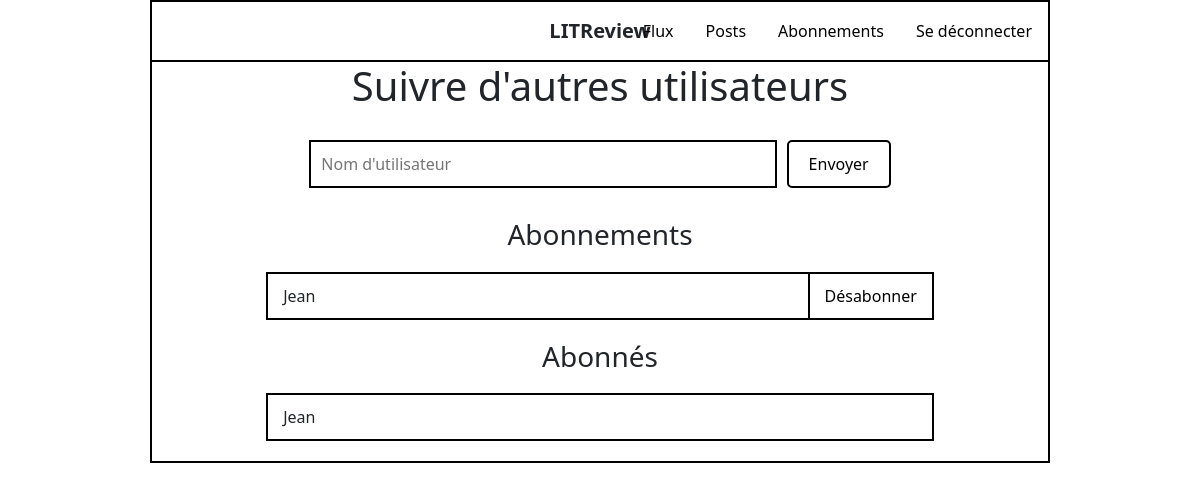
/social/subscriptions/ (signed in), run on an earlier commit of the app's database.
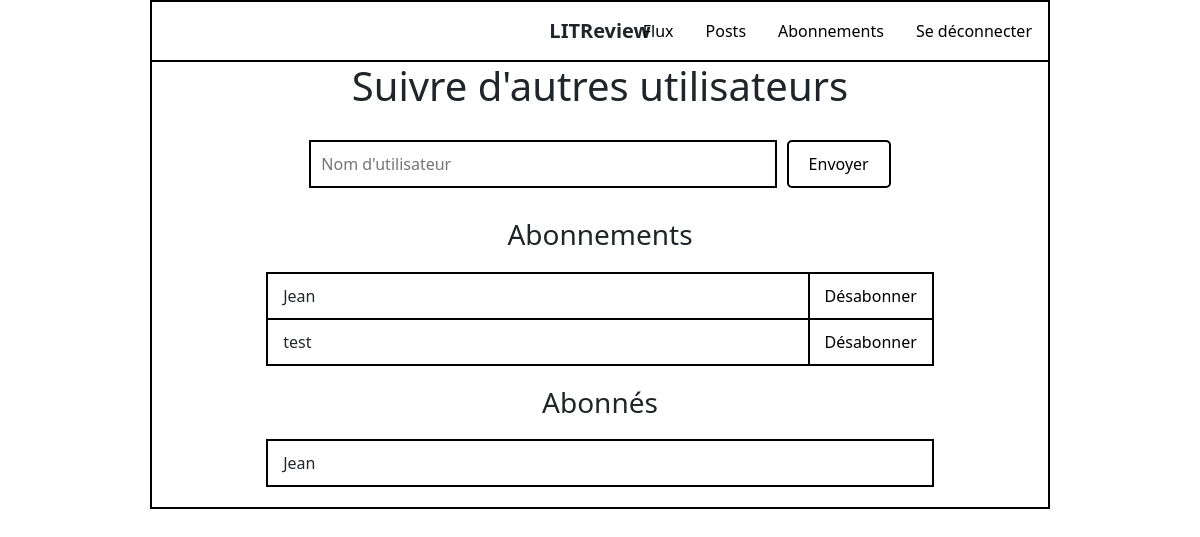
And on a later commit of the database.
### social/models.py (models this page shows)
class UserFollows(models.Model):
    user = models.ForeignKey(settings.AUTH_USER_MODEL,
                             related_name='following', on_delete=models.CASCADE)
    followed_user = models.ForeignKey(settings.AUTH_USER_MODEL,
                                      related_name='followed_by', on_delete=models.CASCADE)
    class Meta:
        constraints = [
            UniqueConstraint(fields=['user', 'followed_user'], name='unique_follow'),
            CheckConstraint(check=~models.Q(user=models.F('followed_user')),
                            name='prevent_self_follow')
        ]

### authentication/models.py (models this page shows, shortened)
class User(AbstractUser):
    follows = models.ManyToManyField(
        'self',
        symmetrical=False,
        verbose_name='suit',
        through='social.UserFollows'
    )
    class Meta:
        verbose_name = 'Utilisateur'
        verbose_name_plural = 'Utilisateurs'

### social/views.py (the view, shortened to what this page needs)
# urls.py: path('subscriptions/', views.subscription_page, name='subscription_page'),
@login_required
def subscription_page(request):
    following = UserFollows.objects.filter(user=request.user)
    followers = UserFollows.objects.filter(followed_user=request.user)
    return render(request, 'social/subscription.html', {
        'following': following,
        'followers': followers,
    })

### social/templates/social/subscription.html (shortened to what this page needs)
{% extends 'base_plus_navbar.html' %}
{% load static %}
{% block extra_css %}
<link rel="stylesheet" href="{% static '/social/subscription.css' %}">
{% endblock extra_css %}
{% block content %}
<div class="subscription-container">
    <h1>Suivre d'autres utilisateurs</h1>
    <form method="POST" action="{% url 'social:subscription_page' %}" class="follow-form">
        <div class="search-container">
            <input type="text" name="username" class="search-input" placeholder="Nom d'utilisateur" required>
            <button type="submit" class="search-button">Envoyer</button>
        </div>
    </form>
    <div class="subscriptions-section">
        <h3>Abonnements</h3>
        <div class="subscription-list">
            {% for follow in following %}
            <div class="subscription-item">
                <div class="user-name">{{ follow.followed_user.username }}</div>
                <form method="POST" action="{% url 'social:unfollow_user' follow.followed_user.id %}" class="unsubscribe-form">
                    <button type="submit" class="unsubscribe-button">Désabonner</button>
                </form>
            </div>
            {% endfor %}
        </div>
    </div>
    <div class="followers-section">
        <h3>Abonnés</h3>
        <div class="followers-list">
            {% for follower in followers %}
            <div class="follower-item">
                <div class="user-name">{{ follower.user.username }}</div>
            </div>
            {% endfor %}
        </div>
    </div>
</div>
{% endblock content %}

What changed in the data, as far as the page shows it:
added UserFollows: followed_user.username "test", shown under "Abonnements"
